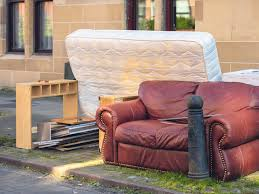
#> input picture images.jpeg, 259 x 194 px, given in place of the camera
$ python background.py
#> lines starting #> are read from the running program, lines starting #| are printed output that depends on the picture
import cv2
import time
import numpy as np

cap = cv2.VideoCapture(0)
TAILLE_MIN = 8000 #Taille Minimum pour considérer un objet
PERSISTANCE_MIN = 90 #Temps minimum pour considérer un objet
print("Apprentissage du fond en cours ... ")
time.sleep(3)
ret, fond = cap.read()
#> fond is the input picture: shape (194, 259, 3); mean B, G, R 121.9, 134.7, 161.1
# fond = cv2.imread("beach_fond.png")
fond = cv2.resize(fond, (cap.get(cv2.CAP_PROP_FRAME_WIDTH).__int__(), cap.get(cv2.CAP_PROP_FRAME_HEIGHT).__int__()))
fond_gris = cv2.cvtColor(fond, cv2.COLOR_BGR2GRAY)
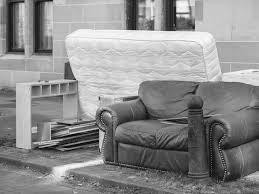
#> fond_gris: shape (194, 259); min 1, max 255, mean 141.1
fond_gris = cv2.GaussianBlur(fond_gris, (21, 21), 0)
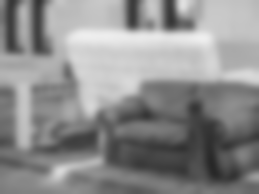
#> fond_gris: shape (194, 259); min 39, max 239, mean 141.1
print("Fond appris, détection active")

compteur_frames = {}
zones_sauvegardees = set()

while True :

    ret , frame = cap.read()
    if not ret :
        break
    gris = cv2.cvtColor(frame,cv2.COLOR_BGR2GRAY)
    gris = cv2.GaussianBlur(gris,(21,21),0)

    diff = cv2.absdiff(fond_gris , gris)
#> diff: shape (194, 259); every value is 0

    _,mask = cv2.threshold(diff,20,255,cv2.THRESH_BINARY)


    #Supprimer le bruit avec un filtre morphologique
    kernel = cv2.getStructuringElement(cv2.MORPH_ELLIPSE,(5,5))
    mask = cv2.morphologyEx(mask,cv2.MORPH_OPEN,kernel)
    mask = cv2.morphologyEx(mask,cv2.MORPH_CLOSE,kernel)

    #Estimer contours zone changement
    contours, _ = cv2.findContours(mask,cv2.RETR_EXTERNAL,cv2.CHAIN_APPROX_SIMPLE)
#> contours = []

    zones_actuelles = []

    for contour in contours :
        print(f"Surface : {cv2.contourArea(contour)}")
        if cv2.contourArea(contour) > TAILLE_MIN:
            # On applique une marge pour éviter de crop l'objet pas entier
            marge = 50  # pixels
            x,y,w,h = cv2.boundingRect(contour)
            x = max(0, x - marge)
            y = max(0, y - marge)
            w = min(frame.shape[1] - x, w + 2*marge)
            h = min(frame.shape[0] - y, h + 2*marge)
            cx, cy = x + w // 2, y + h // 2
            zone_id = f"{cx//50}_{cy//50}"
            zones_actuelles.append(zone_id)
            compteur_frames[zone_id] = compteur_frames.get(zone_id, 0) + 1

            if compteur_frames[zone_id] >= PERSISTANCE_MIN and zone_id not in zones_sauvegardees:
                cv2.rectangle(frame, (x, y), (x+w, y+h), (0, 255, 0), 2) # Affichage rectangle vert autour
                cv2.putText(frame, "Encombrant potentiel", (x, y-10),cv2.FONT_HERSHEY_SIMPLEX, 0.5, (0, 255, 0), 2)
                crop = frame[y:y+h, x:x+w] # Découpage Image détecté
                timeimg = time.strftime("%Y%m%d_%H%M%S", time.localtime()) #récuparation temps de la frame
                zone_masque = mask[y:y+h, x:x+w]
                ratio_blanc = cv2.countNonZero(zone_masque) / (w * h)
                if ratio_blanc > 0.3:
                    cv2.imwrite(f"captures/{timeimg}.jpg", crop)
                    zones_sauvegardees.add(zone_id)
#> this loop made 0 passes
#> after the loop, compteur_frames = 0 items; zones_actuelles = []; zones_sauvegardees = 0 items

    # supprimer les zones qui ne sont plus détectées
    for zone_id in list(compteur_frames.keys()):
        if zone_id not in zones_actuelles:
            del compteur_frames[zone_id]
            zones_sauvegardees.discard(zone_id)
    cv2.imshow("Détection",frame)
    cv2.imshow('Masque', mask )
    if cv2.waitKey(1) == ord("q") :
#> (key q is pressed here)
        break

cap.release()
cv2.destroyAllWindows()

$ run again, on dechets-encombrants-962x500.jpeg
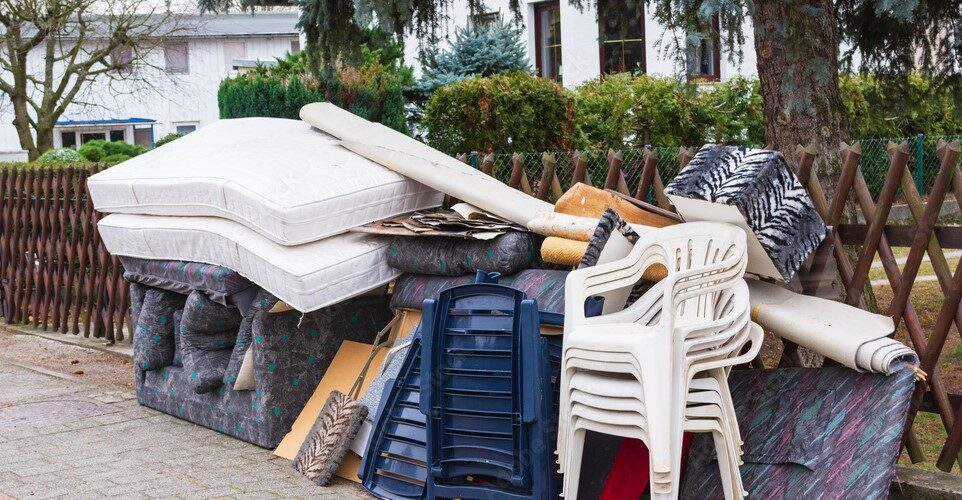
#> input picture dechets-encombrants-962x500.jpeg, 962 x 500 px, given in place of the camera
#> fond is the input picture: shape (500, 962, 3); mean B, G, R 119.5, 122.1, 125.5
#> `fond_gris = cv2.cvtColor(fond, cv2.COLOR_BGR2GRAY)`:
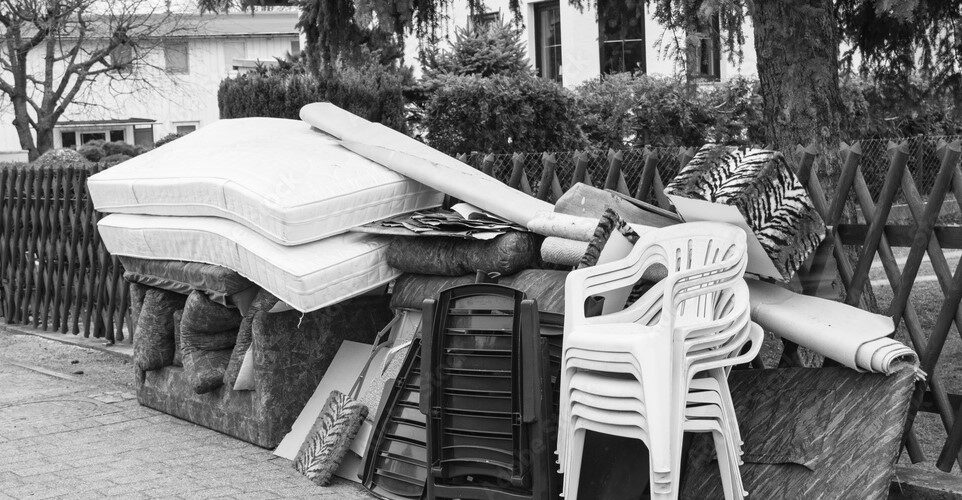
#> fond_gris: shape (500, 962); min 0, max 255, mean 122.8
#> `fond_gris = cv2.GaussianBlur(fond_gris, (21, 21), 0)`:
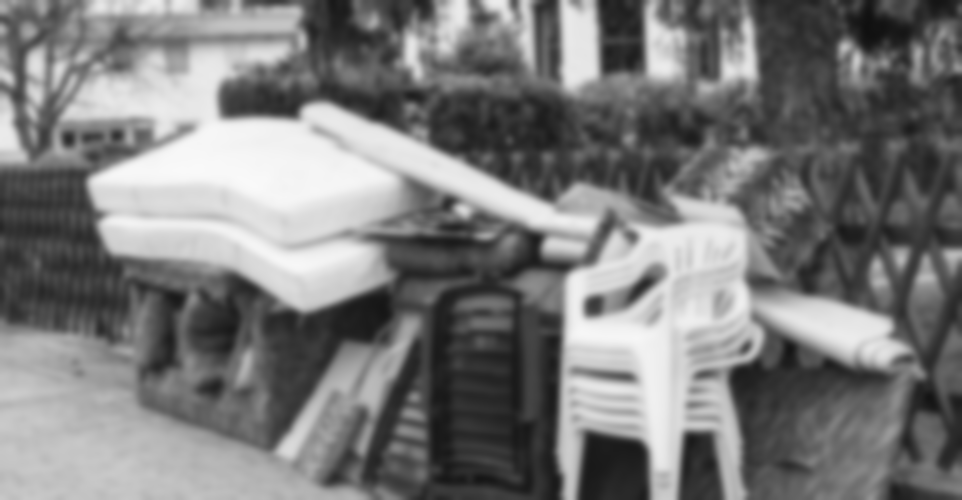
#> fond_gris: shape (500, 962); min 16, max 249, mean 122.8
#> diff: shape (500, 962); every value is 0
#> contours = []
#> after the loop `for contour in contours :`: compteur_frames = 0 items; zones_actuelles = []; zones_sauvegardees = 0 items

$ run again, on encombrant2.jpeg
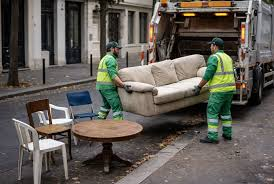
#> input picture encombrant2.jpeg, 274 x 184 px, given in place of the camera
#> fond is the input picture: shape (184, 274, 3); mean B, G, R 84.3, 91.3, 96.1
#> `fond_gris = cv2.cvtColor(fond, cv2.COLOR_BGR2GRAY)`:
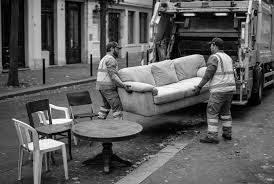
#> fond_gris: shape (184, 274); min 0, max 255, mean 91.9
#> `fond_gris = cv2.GaussianBlur(fond_gris, (21, 21), 0)`:
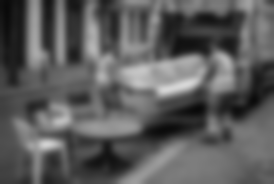
#> fond_gris: shape (184, 274); min 9, max 215, mean 91.9
#> diff: shape (184, 274); every value is 0
#> contours = []
#> after the loop `for contour in contours :`: compteur_frames = 0 items; zones_actuelles = []; zones_sauvegardees = 0 items

$ run again, on Encombrants-trottoir1-1024x683.png
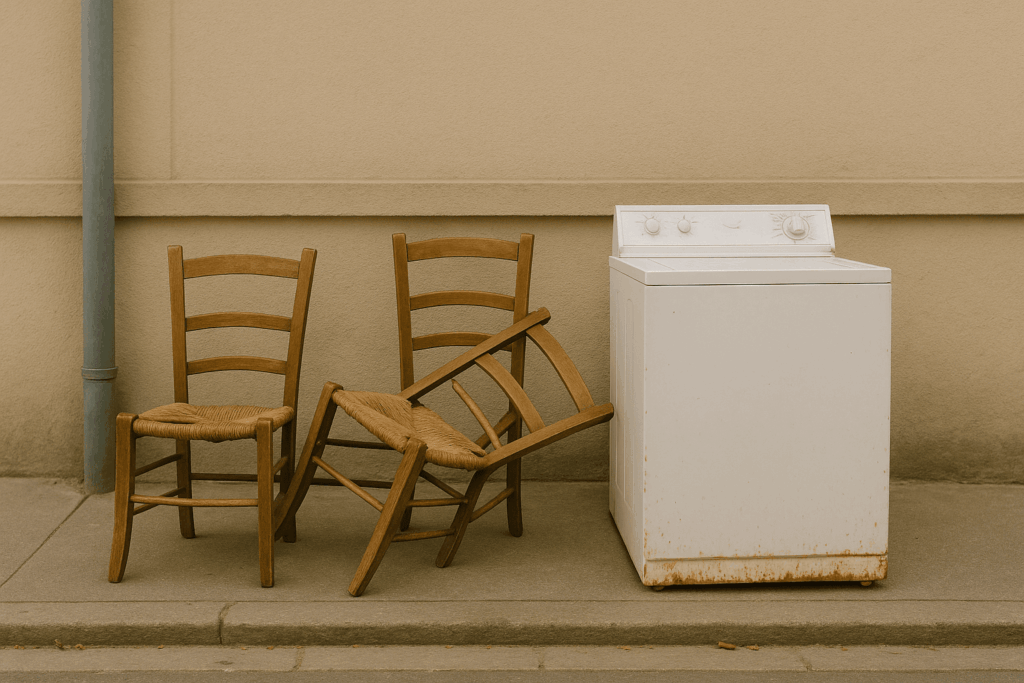
#> input picture Encombrants-trottoir1-1024x683.png, 1024 x 683 px, given in place of the camera
#> fond is the input picture: shape (683, 1024, 3); mean B, G, R 96.2, 130, 152.6
#> `fond_gris = cv2.cvtColor(fond, cv2.COLOR_BGR2GRAY)`:
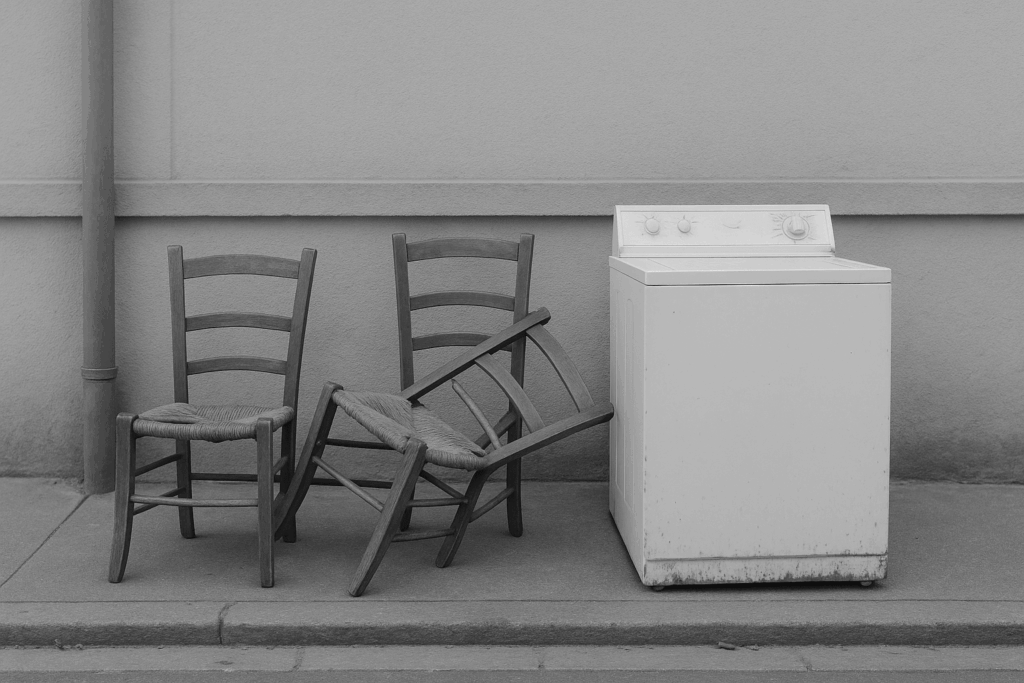
#> fond_gris: shape (683, 1024); min 14, max 227, mean 132.9
#> diff: shape (683, 1024); every value is 0
#> contours = []
#> after the loop `for contour in contours :`: compteur_frames = 0 items; zones_actuelles = []; zones_sauvegardees = 0 items
